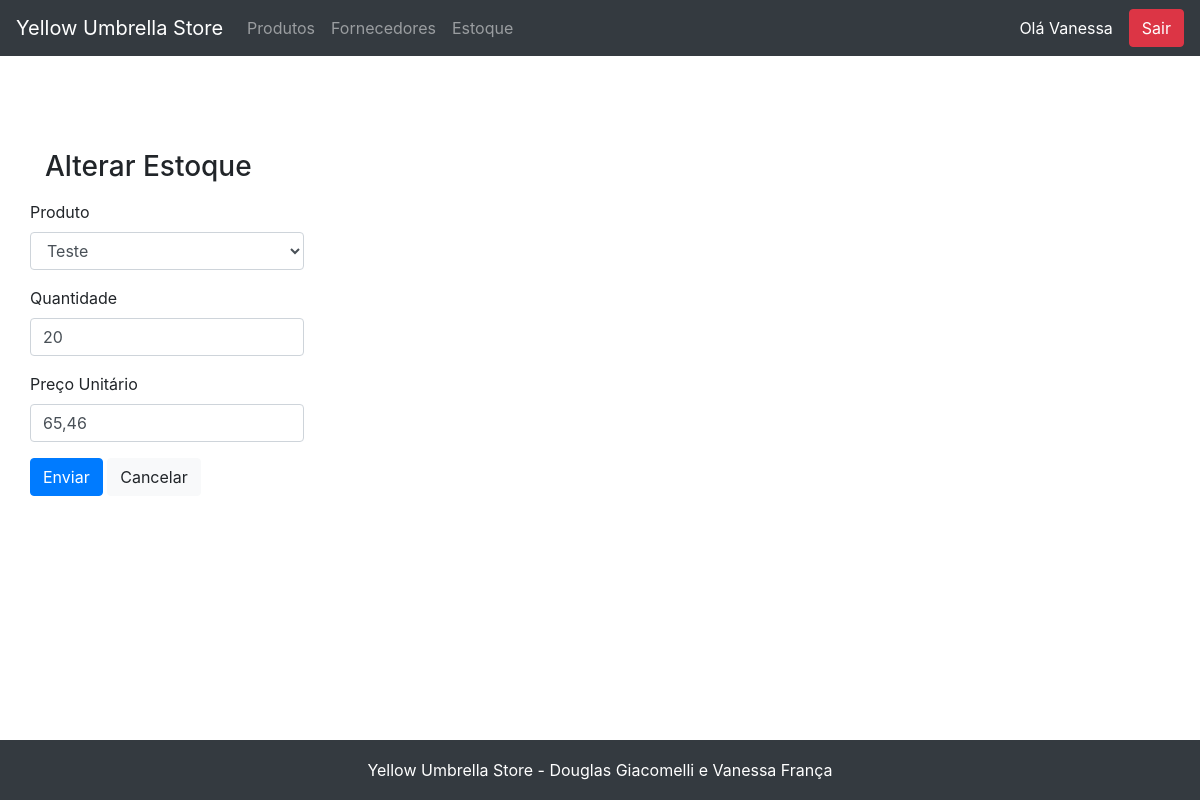
The page /estoque/view_editar_estoque.php?id=1 (signed in) on the database as committed earlier.
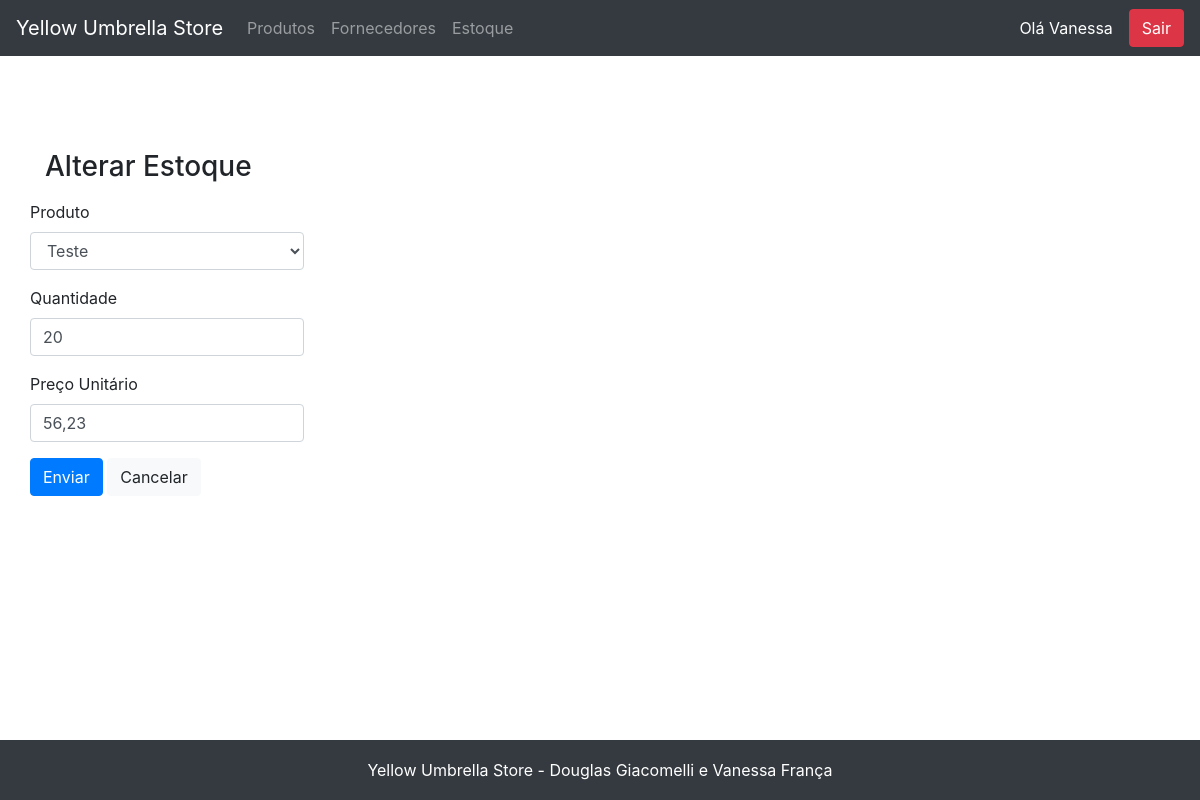
The same page on the database as committed later.
### tables this page shows
CREATE TABLE `estoque` (
  `id` int NOT NULL AUTO_INCREMENT,
  `quantidade` int NOT NULL,
  `preco` decimal(12,2) NOT NULL,
  `produto_id` int NOT NULL,
  PRIMARY KEY (`id`),
  KEY `produto_id` (`produto_id`),
  CONSTRAINT `estoque_ibfk_1` FOREIGN KEY (`produto_id`) REFERENCES `produto` (`id`)
);

CREATE TABLE `produto` (
  `id` int NOT NULL AUTO_INCREMENT,
  `nome` varchar(255) NOT NULL,
  `descricao` text NOT NULL,
  `foto` varchar(255) NOT NULL,
  `fornecedor_id` int NOT NULL,
  PRIMARY KEY (`id`),
  KEY `fornecedor_id` (`fornecedor_id`),
  CONSTRAINT `produto_ibfk_1` FOREIGN KEY (`fornecedor_id`) REFERENCES `fornecedor` (`id`)
);

### fachada.php (called while the page is built, shortened)
<?php
include_once('model/Produto.php');
include_once('model/Estoque.php');
include_once('dao/mysql/MysqlDaoFactory.php');
$factory = new MysqlDaofactory();
?>

### dao/mysql/MysqlDaoFactory.php (called while the page is built, shortened)
<?php
include_once('MysqlProdutoDao.php');
include_once('MysqlEstoqueDao.php');
class MysqlDaofactory extends DaoFactory {
    private $host = "localhost";
    private $db_name = "web2";
    private $port = "3306";
    private $username = "root";
    private $password = "v6a10fr4nc486";
    public function getConnection(){
        $this->conn = null;
        $dsn="mysql:host=" . $this->host . ";port=" . $this->port . ";dbname=" . $this->db_name;
        try{
            $this->conn = new PDO($dsn, $this->username, $this->password);
      }catch(PDOException $exception){
            echo "Connection error: " . $exception->getMessage() . "\n";
            echo "DSN = " . $dsn;
        }
        return $this->conn;
    }
    public function getProdutoDao() {
        return new MysqlProdutoDao($this->getConnection());
    }
    public function getEstoqueDao() {
        return new MysqlEstoqueDao($this->getConnection());
    }
}
?>

### dao/DAO.php (called while the page is built, shortened)
<?php
abstract class DAO {
    public function __construct($conn){
        $this->conn = $conn;
    }
}
?>

### dao/mysql/MysqlProdutoDao.php (called while the page is built, shortened)
<?php
include_once($_SERVER['DOCUMENT_ROOT'].'/yellow_umbrella/dao/DAO.php');
class MysqlProdutoDao extends DAO implements ProdutoDao {
    private $table_name = 'produto';
    public function buscaTodos() {
        $query = "SELECT
                    p.id, p.nome, p.descricao, p.foto, fornecedor_id, f.nome as fornecedor_nome
                FROM
                    " . $this->table_name ." p
                    JOIN fornecedor f on (fornecedor_id = f.id)
                    ORDER BY id ASC";
        $stmt = $this->conn->prepare( $query );
        $stmt->execute();
        $produtos = [];
        while ($row = $stmt->fetch(PDO::FETCH_ASSOC)){
            extract($row);
            $produto = new Produto($id, $nome, $descricao, $foto, $fornecedor_id, $fornecedor_nome);
            $produtos[] = $produto;
        }
        return $produtos;
    }
}
?>

### model/Produto.php (called while the page is built, shortened)
<?php
class Produto{
    private $id;
    private $nome;
    public function __construct( $id=null, $nome, $descricao, $foto, $fornecedor_id, $fornecedor_nome=null){
        $this->id=$id;
        $this->nome=$nome;
    }
    public function getId() { return $this->id; }
    public function getNome() { return $this->nome; }
}
?>

### dao/mysql/MysqlEstoqueDao.php (called while the page is built, shortened)
<?php
include_once($_SERVER['DOCUMENT_ROOT'].'/yellow_umbrella/dao/DAO.php');
class MysqlEstoqueDao extends DAO implements EstoqueDao {
    private $table_name = 'estoque';
    public function buscaPorId($id) {
        $estoque = null;
        $query = "SELECT
                    e.id, e.quantidade, e.preco, produto_id, p.nome as produto_nome
                FROM
                    " . $this->table_name . " e
                JOIN produto p on (produto_id = p.id)
                WHERE
                    e.id = ?
                LIMIT
                    1 OFFSET 0";
        $stmt = $this->conn->prepare( $query );
        $stmt->bindParam(1, $id);
        $stmt->execute();
        $row = $stmt->fetch(PDO::FETCH_ASSOC);
        if($row) {
            $estoque = new Estoque($row['id'],$row['quantidade'], $row['preco'], $row['produto_id'], $row['produto_nome']);
        }
        return $estoque;
    }
}
?>

### model/Estoque.php (called while the page is built, shortened)
<?php
class Estoque{
    private $quantidade;
    private $preco;
    private $produto_id;
    public function __construct( $id=null, $quantidade, $preco, $produto_id, $produto_nome=null){
        $this->quantidade=$quantidade;
        $this->preco=$preco;
        $this->produto_id=$produto_id;
    }
    public function getQuantidade() { return $this->quantidade; }
    public function getPreco() { return $this->preco; }
    public function getProduto() { return $this->produto_id; }
}
?>

### estoque/view_editar_estoque.php (the view, shortened to what the changed rows need)
<?php
    include "../fachada.php";
    include "../header.php";
    $id = @$_GET["id"];
    $dao = $factory->getEstoqueDao();
    $estoque = $dao->buscaPorId($id);
    $dao = $factory->getProdutoDao();
    $produtos = $dao->buscaTodos();
?>
<main role="main" class="container">
    <div class="row">
        <form action="cadastro_estoque.php" method="post">
            <div class="form-group">
                <label for="exampleFormControlSelect1">Produto</label>
                <select class="form-control" name="produto_id" id="exampleFormControlSelect1">
                    <?php
                        if ($produtos){
                            foreach ($produtos as $item){
                    ?>
                                <option value="<?=$item->getID()?>" <?php if($item->getID() == $estoque->getProduto()){echo "selected='selected'";}?>><?=$item->getNome()?></option>
                    <?php
                            }
                        }else{
                                echo "<option>Não há produtos cadastrados</option>";
                        }
                    ?>
                </select>
            </div>
            <div class="form-group">
                <label for="exampleFormControlInput1">Quantidade</label>
                <input type="number" class="form-control" value="<?=$estoque->getQuantidade()?>" name="quantidade" id="exampleFormControlInput1" required>
            </div>
            <div class="form-group">
                <label for="exampleFormControlTextarea1">Preço Unitário</label>
                <input type="text" class="form-control money" name="preco" value="<?=$estoque->getPreco()?>" id="exampleFormControlInput1" required>
            </div>
        </form>
    </div>
</main>
<?php include "../footer.php"; ?>

Rows that differ between the two databases and show on the page:
changed estoque "Teste": preco "65,46" → "56,23"
